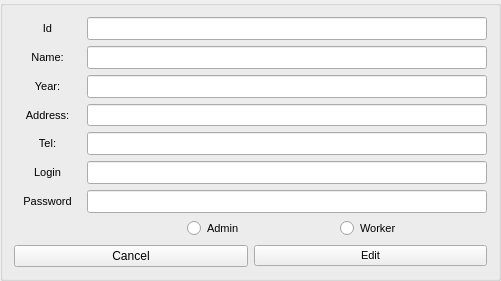
   <widget class="QGroupBox" name="groupBoxEd">
    <property name="enabled">
     <bool>true</bool>
    </property>
    <property name="geometry">
     <rect>
      <x>0</x>
      <y>327</y>
      <width>501</width>
      <height>281</height>
     </rect>
    </property>
    <property name="styleSheet">
     <string notr="true">font: 8pt &quot;MS Shell Dlg 2&quot;;</string>
    </property>
    <layout class="QVBoxLayout" name="verticalLayout_10">
     <item>
      <layout class="QVBoxLayout" name="verticalLayout_11">
       <item>
        <layout class="QHBoxLayout" name="horizontalLayout_12">
         <item>
          <widget class="QLabel" name="label_10">
           <property name="font">
            <font>
             <family>MS Shell Dlg 2</family>
             <pointsize>8</pointsize>
             <weight>50</weight>
             <italic>false</italic>
             <bold>false</bold>
            </font>
           </property>
           <property name="text">
            <string>Id</string>
           </property>
           <property name="alignment">
            <set>Qt::AlignCenter</set>
           </property>
          </widget>
         </item>
         <item>
          <widget class="QLineEdit" name="id_2">
           <property name="minimumSize">
            <size>
             <width>100</width>
             <height>0</height>
            </size>
           </property>
           <property name="maximumSize">
            <size>
             <width>400</width>
             <height>99999</height>
            </size>
           </property>
           <property name="font">
            <font>
             <family>MS Shell Dlg 2</family>
             <pointsize>8</pointsize>
             <weight>50</weight>
             <italic>false</italic>
             <bold>false</bold>
            </font>
           </property>
           <property name="contextMenuPolicy">
            <enum>Qt::DefaultContextMenu</enum>
           </property>
           <property name="locale">
            <locale language="Russian" country="Russia"/>
           </property>
           <property name="text">
            <string/>
           </property>
           <property name="maxLength">
            <number>50</number>
           </property>
           <property name="echoMode">
            <enum>QLineEdit::Normal</enum>
           </property>
           <property name="alignment">
            <set>Qt::AlignCenter</set>
           </property>
           <property name="dragEnabled">
            <bool>false</bool>
           </property>
          </widget>
         </item>
        </layout>
       </item>
       <item>
        <layout class="QHBoxLayout" name="horizontalLayout_13">
         <item>
          <widget class="QLabel" name="label_11">
           <property name="font">
            <font>
             <family>MS Shell Dlg 2</family>
             <pointsize>8</pointsize>
             <weight>50</weight>
             <italic>false</italic>
             <bold>false</bold>
            </font>
           </property>
           <property name="text">
            <string>Name:</string>
           </property>
           <property name="alignment">
            <set>Qt::AlignCenter</set>
           </property>
          </widget>
         </item>
         <item>
          <widget class="QLineEdit" name="Name_3">
           <property name="enabled">
            <bool>true</bool>
           </property>
           <property name="minimumSize">
            <size>
             <width>100</width>
             <height>0</height>
            </size>
           </property>
           <property name="maximumSize">
            <size>
             <width>400</width>
             <height>99999</height>
            </size>
           </property>
           <property name="font">
            <font>
             <family>MS Shell Dlg 2</family>
             <pointsize>8</pointsize>
             <weight>50</weight>
             <italic>false</italic>
             <bold>false</bold>
            </font>
           </property>
           <property name="cursor">
            <cursorShape>IBeamCursor</cursorShape>
           </property>
           <property name="tabletTracking">
            <bool>false</bool>
           </property>
           <property name="contextMenuPolicy">
            <enum>Qt::DefaultContextMenu</enum>
           </property>
           <property name="statusTip">
            <string/>
           </property>
           <property name="locale">
            <locale language="Russian" country="Russia"/>
           </property>
           <property name="text">
            <string comment="Name" extracomment="Name"/>
           </property>
           <property name="maxLength">
            <number>50</number>
           </property>
           <property name="echoMode">
            <enum>QLineEdit::Normal</enum>
           </property>
           <property name="alignment">
            <set>Qt::AlignCenter</set>
           </property>
           <property name="dragEnabled">
            <bool>false</bool>
           </property>
          </widget>
         </item>
        </layout>
       </item>
       <item>
        <layout class="QHBoxLayout" name="horizontalLayout_14">
         <item>
          <widget class="QLabel" name="label_12">
           <property name="font">
            <font>
             <family>MS Shell Dlg 2</family>
             <pointsize>8</pointsize>
             <weight>50</weight>
             <italic>false</italic>
             <bold>false</bold>
            </font>
           </property>
           <property name="text">
            <string>Year:</string>
           </property>
           <property name="alignment">
            <set>Qt::AlignCenter</set>
           </property>
          </widget>
         </item>
         <item>
          <widget class="QLineEdit" name="Year_3">
           <property name="minimumSize">
            <size>
             <width>100</width>
             <height>0</height>
            </size>
           </property>
           <property name="maximumSize">
            <size>
             <width>400</width>
             <height>99999</height>
            </size>
           </property>
           <property name="font">
            <font>
             <family>MS Shell Dlg 2</family>
             <pointsize>8</pointsize>
             <weight>50</weight>
             <italic>false</italic>
             <bold>false</bold>
            </font>
           </property>
           <property name="contextMenuPolicy">
            <enum>Qt::DefaultContextMenu</enum>
           </property>
           <property name="locale">
            <locale language="Russian" country="Russia"/>
           </property>
           <property name="text">
            <string/>
           </property>
           <property name="maxLength">
            <number>50</number>
           </property>
           <property name="echoMode">
            <enum>QLineEdit::Normal</enum>
           </property>
           <property name="alignment">
            <set>Qt::AlignCenter</set>
           </property>
           <property name="dragEnabled">
            <bool>false</bool>
           </property>
          </widget>
         </item>
        </layout>
       </item>
       <item>
        <layout class="QHBoxLayout" name="horizontalLayout_15">
         <item>
          <widget class="QLabel" name="label_13">
           <property name="font">
            <font>
             <family>MS Shell Dlg 2</family>
             <pointsize>8</pointsize>
             <weight>50</weight>
             <italic>false</italic>
             <bold>false</bold>
            </font>
           </property>
           <property name="text">
            <string>Address:</string>
           </property>
           <property name="alignment">
            <set>Qt::AlignCenter</set>
           </property>
          </widget>
         </item>
         <item>
          <widget class="QLineEdit" name="Address_3">
           <property name="minimumSize">
            <size>
             <width>100</width>
             <height>0</height>
            </size>
           </property>
           <property name="maximumSize">
            <size>
             <width>400</width>
             <height>99999</height>
            </size>
           </property>
           <property name="font">
            <font>
             <family>MS Shell Dlg 2</family>
             <pointsize>8</pointsize>
             <weight>50</weight>
             <italic>false</italic>
             <bold>false</bold>
            </font>
           </property>
           <property name="contextMenuPolicy">
            <enum>Qt::DefaultContextMenu</enum>
           </property>
           <property name="locale">
            <locale language="Russian" country="Russia"/>
           </property>
           <property name="text">
            <string/>
           </property>
           <property name="maxLength">
            <number>50</number>
           </property>
           <property name="echoMode">
            <enum>QLineEdit::Normal</enum>
           </property>
           <property name="alignment">
            <set>Qt::AlignCenter</set>
           </property>
           <property name="dragEnabled">
            <bool>false</bool>
           </property>
          </widget>
         </item>
        </layout>
       </item>
       <item>
        <layout class="QHBoxLayout" name="horizontalLayout_16">
         <item>
          <widget class="QLabel" name="label_14">
           <property name="font">
            <font>
             <family>MS Shell Dlg 2</family>
             <pointsize>8</pointsize>
             <weight>50</weight>
             <italic>false</italic>
             <bold>false</bold>
            </font>
           </property>
           <property name="text">
            <string>Tel:</string>
           </property>
           <property name="alignment">
            <set>Qt::AlignCenter</set>
           </property>
          </widget>
         </item>
         <item>
          <widget class="QLineEdit" name="Tel_3">
           <property name="minimumSize">
            <size>
             <width>100</width>
             <height>0</height>
            </size>
           </property>
           <property name="maximumSize">
            <size>
             <width>400</width>
             <height>99999</height>
            </size>
           </property>
           <property name="font">
            <font>
             <family>MS Shell Dlg 2</family>
             <pointsize>8</pointsize>
             <weight>50</weight>
             <italic>false</italic>
             <bold>false</bold>
            </font>
           </property>
           <property name="contextMenuPolicy">
            <enum>Qt::DefaultContextMenu</enum>
           </property>
           <property name="locale">
            <locale language="Russian" country="Russia"/>
           </property>
           <property name="text">
            <string/>
           </property>
           <property name="maxLength">
            <number>50</number>
           </property>
           <property name="echoMode">
            <enum>QLineEdit::Normal</enum>
           </property>
           <property name="alignment">
            <set>Qt::AlignCenter</set>
           </property>
           <property name="dragEnabled">
            <bool>false</bool>
           </property>
          </widget>
         </item>
        </layout>
       </item>
       <item>
        <layout class="QHBoxLayout" name="horizontalLayout_17">
         <item>
          <widget class="QLabel" name="label_15">
           <property name="font">
            <font>
             <family>MS Shell Dlg 2</family>
             <pointsize>8</pointsize>
             <weight>50</weight>
             <italic>false</italic>
             <bold>false</bold>
            </font>
           </property>
           <property name="text">
            <string>Login</string>
           </property>
           <property name="alignment">
            <set>Qt::AlignCenter</set>
           </property>
          </widget>
         </item>
         <item>
          <widget class="QLineEdit" name="login">
           <property name="minimumSize">
            <size>
             <width>100</width>
             <height>0</height>
            </size>
           </property>
           <property name="maximumSize">
            <size>
             <width>400</width>
             <height>99999</height>
            </size>
           </property>
           <property name="font">
            <font>
             <family>MS Shell Dlg 2</family>
             <pointsize>8</pointsize>
             <weight>50</weight>
             <italic>false</italic>
             <bold>false</bold>
            </font>
           </property>
           <property name="contextMenuPolicy">
            <enum>Qt::DefaultContextMenu</enum>
           </property>
           <property name="locale">
            <locale language="Russian" country="Russia"/>
           </property>
           <property name="text">
            <string/>
           </property>
           <property name="maxLength">
            <number>50</number>
           </property>
           <property name="echoMode">
            <enum>QLineEdit::Normal</enum>
           </property>
           <property name="alignment">
            <set>Qt::AlignCenter</set>
           </property>
           <property name="dragEnabled">
            <bool>false</bool>
           </property>
          </widget>
         </item>
        </layout>
       </item>
       <item>
        <layout class="QHBoxLayout" name="horizontalLayout_18">
         <item>
          <widget class="QLabel" name="label_16">
           <property name="font">
            <font>
             <family>MS Shell Dlg 2</family>
             <pointsize>8</pointsize>
             <weight>50</weight>
             <italic>false</italic>
             <bold>false</bold>
            </font>
           </property>
           <property name="text">
            <string>Password</string>
           </property>
           <property name="alignment">
            <set>Qt::AlignCenter</set>
           </property>
          </widget>
         </item>
         <item>
          <widget class="QLineEdit" name="password">
           <property name="minimumSize">
            <size>
             <width>100</width>
             <height>0</height>
            </size>
           </property>
           <property name="maximumSize">
            <size>
             <width>400</width>
             <height>99999</height>
            </size>
           </property>
           <property name="font">
            <font>
             <family>MS Shell Dlg 2</family>
             <pointsize>8</pointsize>
             <weight>50</weight>
             <italic>false</italic>
             <bold>false</bold>
            </font>
           </property>
           <property name="contextMenuPolicy">
            <enum>Qt::DefaultContextMenu</enum>
           </property>
           <property name="locale">
            <locale language="Russian" country="Russia"/>
           </property>
           <property name="text">
            <string/>
           </property>
           <property name="maxLength">
            <number>50</number>
           </property>
           <property name="echoMode">
            <enum>QLineEdit::Normal</enum>
           </property>
           <property name="alignment">
            <set>Qt::AlignCenter</set>
           </property>
           <property name="dragEnabled">
            <bool>false</bool>
           </property>
          </widget>
         </item>
        </layout>
       </item>
      </layout>
     </item>
     <item>
      <layout class="QHBoxLayout" name="horizontalLayout_19">
       <item>
        <spacer name="horizontalSpacer_5">
         <property name="orientation">
          <enum>Qt::Horizontal</enum>
         </property>
         <property name="sizeHint" stdset="0">
          <size>
           <width>20</width>
           <height>20</height>
          </size>
         </property>
        </spacer>
       </item>
       <item>
        <widget class="QRadioButton" name="Admin_3">
         <property name="minimumSize">
          <size>
           <width>147</width>
           <height>0</height>
          </size>
         </property>
         <property name="maximumSize">
          <size>
           <width>147</width>
           <height>16777215</height>
          </size>
         </property>
         <property name="font">
          <font>
           <family>MS Shell Dlg 2</family>
           <pointsize>8</pointsize>
           <weight>50</weight>
           <italic>false</italic>
           <bold>false</bold>
          </font>
         </property>
         <property name="acceptDrops">
          <bool>false</bool>
         </property>
         <property name="text">
          <string>Admin</string>
         </property>
         <property name="checkable">
          <bool>true</bool>
         </property>
         <property name="checked">
          <bool>false</bool>
         </property>
         <property name="autoExclusive">
          <bool>true</bool>
         </property>
        </widget>
       </item>
       <item>
        <widget class="QRadioButton" name="Worker_3">
         <property name="minimumSize">
          <size>
           <width>147</width>
           <height>0</height>
          </size>
         </property>
         <property name="maximumSize">
          <size>
           <width>147</width>
           <height>16777215</height>
          </size>
         </property>
         <property name="font">
          <font>
           <family>MS Shell Dlg 2</family>
           <pointsize>8</pointsize>
           <weight>50</weight>
           <italic>false</italic>
           <bold>false</bold>
          </font>
         </property>
         <property name="text">
          <string>Worker</string>
         </property>
         <property name="checkable">
          <bool>true</bool>
         </property>
         <property name="checked">
          <bool>false</bool>
         </property>
        </widget>
       </item>
      </layout>
     </item>
     <item>
      <layout class="QHBoxLayout" name="horizontalLayout_7">
       <item>
        <widget class="QPushButton" name="Cancel">
         <property name="text">
          <string>Cancel</string>
         </property>
        </widget>
       </item>
       <item>
        <widget class="QPushButton" name="Edit">
         <property name="font">
          <font>
           <family>MS Shell Dlg 2</family>
           <pointsize>8</pointsize>
           <weight>50</weight>
           <italic>false</italic>
           <bold>false</bold>
          </font>
         </property>
         <property name="text">
          <string>Edit</string>
         </property>
        </widget>
       </item>
      </layout>
     </item>
    </layout>
   </widget>
